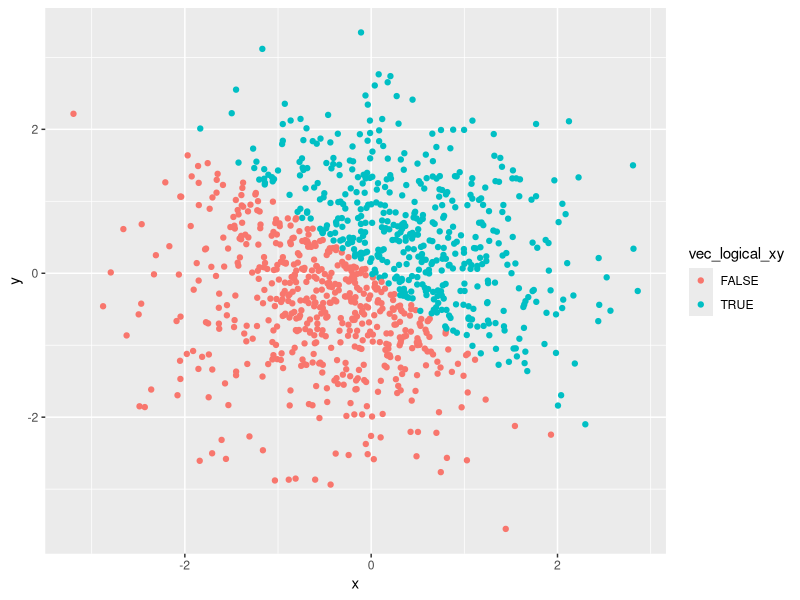
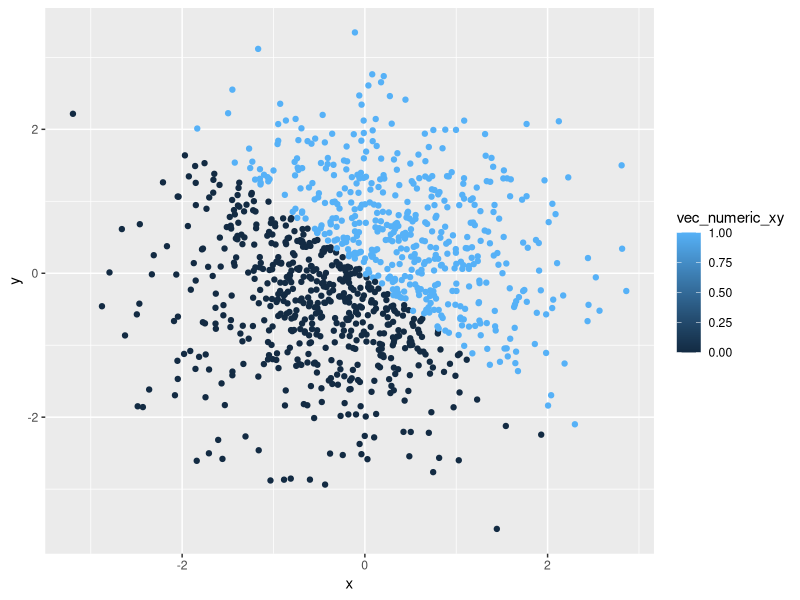
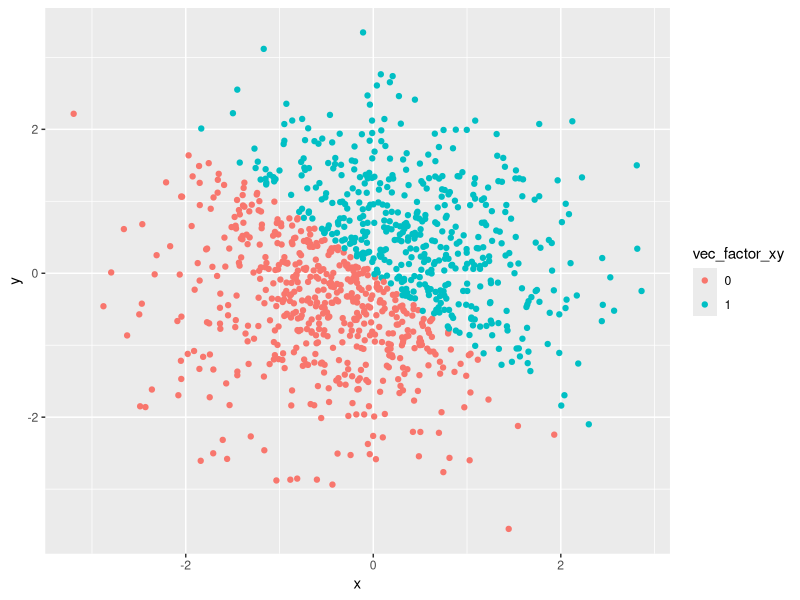
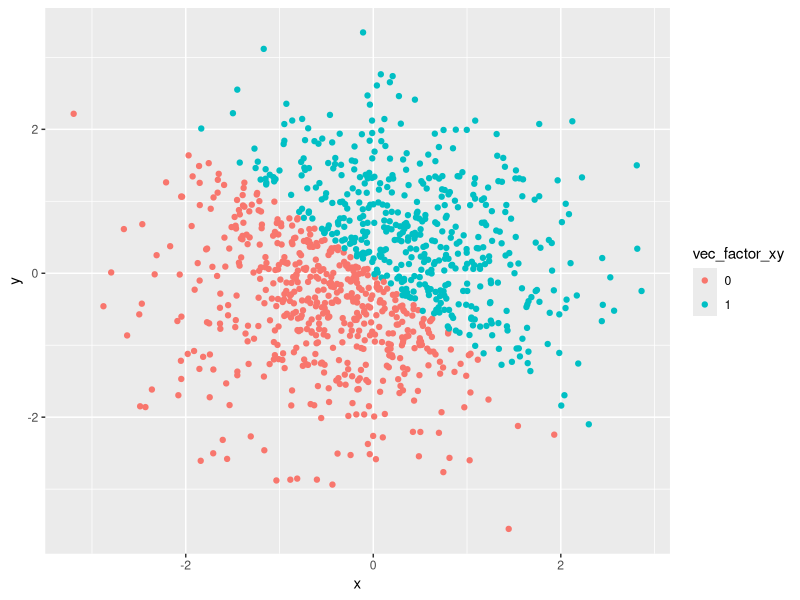

These charts were generated, in order, by the following R code:
## ---- chunk 1
knitr::opts_chunk$set(echo = TRUE)

library(tidyverse)
## ---- chunk 2
hw1_q1_df = tibble(
  samp = runif(10, 0, 5),
  vec_logical = samp > 2,
  vec_character = c('a', 'b', 'c', 'd', 'e', 'f', 'g', 'h', 'i', 'j'),
  vec_factor = factor(c(vec_character))
)

##taking the mean of each variable
mean(hw1_q1_df$vec_logical)
mean(hw1_q1_df$vec_character)
mean(hw1_q1_df$vec_factor)
## ---- chunk 3
##convert your character variable from character to factor to numeric; convert your factor variable from factor to character to numeric
as.numeric(as.factor(hw1_q1_df$vec_character))
as.numeric(as.character(hw1_q1_df$vec_factor))
## ---- chunk 4
set.seed(124)
hw1_q2_df = tibble(
  x = rnorm (1000),
  y = rnorm (1000),
  vec_logical_xy = x + y > 0,
  vec_numeric_xy = as.numeric(vec_logical_xy),
  vec_factor_xy = as.factor(vec_numeric_xy),
)
## ---- chunk 5
ggplot(hw1_q2_df, aes(x, y, color = vec_logical_xy)) + geom_point()

ggplot(hw1_q2_df, aes(x, y, color = vec_numeric_xy)) + geom_point()

ggplot(hw1_q2_df, aes(x, y, color = vec_factor_xy)) + geom_point()

ggsave("HW_1_tm2925_scatter_plots.pdf", height = 4, width = 6)
